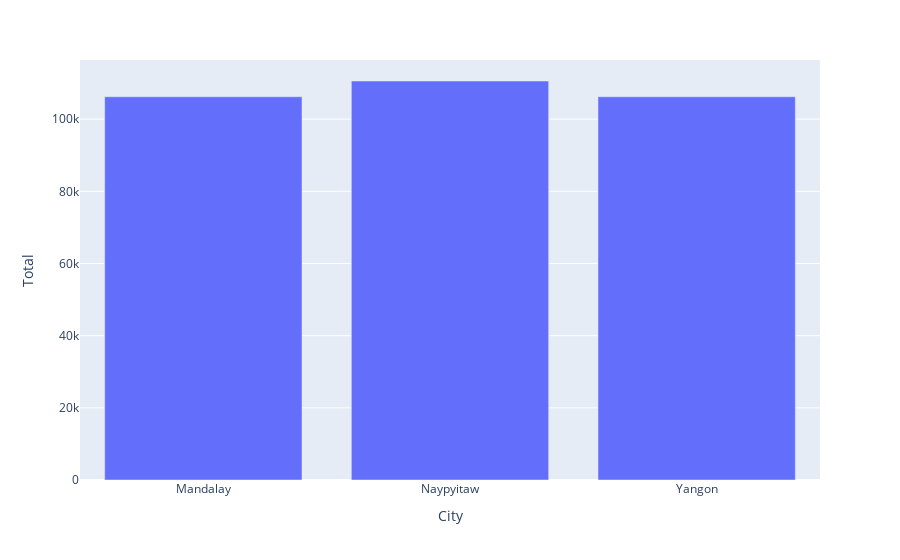

Source (notebook cell):
### Markdown cell above
#### Amount of total sum of purchases by city

### Code cell
df = pd.DataFrame({'line': sales['Product line'], 'City': sales['City'], 'Total': sales['Total']})
df = pd.DataFrame(df.groupby('City')['Total'].sum())
fig = px.bar(df.reset_index(), x='City', y='Total')
fig.show()

### Figure 1 — Plotly figure (JSON) as saved in the notebook; plotly's stock layout.template omitted (floating-point values rounded to 4 significant figures)
{"data": [{"alignmentgroup": "True", "hovertemplate": "City=%{x}<br>Total=%{y}<extra></extra>", "legendgroup": "", "marker": {"color": "#636efa", "pattern": {"shape": ""}}, "name": "", "offsetgroup": "", "orientation": "v", "showlegend": false, "textposition": "auto", "type": "bar", "x": ["Mandalay", "Naypyitaw", "Yangon"], "xaxis": "x", "y": [106200.0, 110600.0, 106200.0], "yaxis": "y"}], "layout": {"barmode": "relative", "legend": {"tracegroupgap": 0}, "margin": {"t": 60}, "xaxis": {"anchor": "y", "domain": [0, 1], "title": {"text": "City"}}, "yaxis": {"anchor": "x", "domain": [0, 1], "title": {"text": "Total"}}}}
